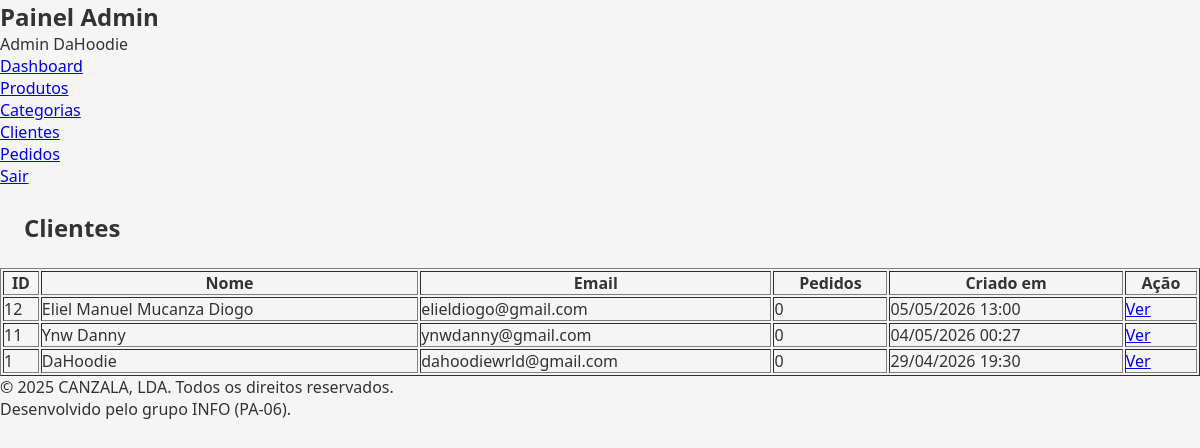
Screenshot of /admin/clientes/listar.php (signed in) with the database file from the repository.
### tables this page shows
CREATE TABLE `usuarios` (
  `id` int(10) UNSIGNED NOT NULL,
  `nome` varchar(100) NOT NULL,
  `email` varchar(150) NOT NULL,
  `senha_hash` varchar(255) NOT NULL,
  `criado_em` timestamp NOT NULL DEFAULT current_timestamp()
);

### admin/clientes/listar.php (the view, shortened to what this page needs)
<?php
require_once __DIR__ . '/../../config/db.php';
try {
    $stmt = $pdo->query("
        SELECT
            u.id,
            u.nome,
            u.email,
            u.criado_em,
            COUNT(p.id) AS total_pedidos
        FROM usuarios u
        LEFT JOIN pedidos p ON p.usuario_id = u.id
        GROUP BY u.id
        ORDER BY u.id DESC
    ");
    $clientes = $stmt->fetchAll(PDO::FETCH_ASSOC);
} catch (PDOException $e) {
    $clientes = [];
}
require_once __DIR__ . '/../../includes/header.php';
require_once __DIR__ . '/../../includes/admin_sidebar.php';
?>
<main>
    <section class="section">
        <h1>Clientes</h1>
        <?php if (empty($clientes)): ?>
            <p>Nenhum cliente encontrado.</p>
        <?php else: ?>
            <table border="1" cellpadding="8" width="100%">
                <thead>
                    <tr>
                        <th>ID</th>
                        <th>Nome</th>
                        <th>Email</th>
                        <th>Pedidos</th>
                        <th>Criado em</th>
                        <th>Ação</th>
                    </tr>
                </thead>
                <tbody>
                    <?php foreach ($clientes as $cliente): ?>
                        <tr>
                            <td><?= (int) $cliente['id'] ?></td>
                            <td><?= htmlspecialchars($cliente['nome']) ?></td>
                            <td><?= htmlspecialchars($cliente['email']) ?></td>
                            <td><?= (int) $cliente['total_pedidos'] ?></td>
                            <td><?= date('d/m/Y H:i', strtotime($cliente['criado_em'])) ?></td>
                            <td>
                                <a href="visualizar.php?id=<?= (int) $cliente['id'] ?>">Ver</a>
                            </td>
                        </tr>
                    <?php endforeach; ?>
                </tbody>
            </table>
        <?php endif; ?>
    </section>
</main>
<?php require_once __DIR__ . '/../../includes/footer.php'; ?>

### assets/css/style.css (style rules this page uses)
* { box-sizing: border-box; margin: 0; padding: 0; }
body { font-family: system-ui, sans-serif; background: #f5f5f5; color: #333; }
h1 { margin: 1.5rem; }

### rows the page displays
usuarios: id "12", nome "Eliel Manuel Mucanza Diogo", email "elieldiogo@gmail.com", total_pedidos "0", criado_em "05/05/2026 13:00"
usuarios: id "11", nome "Ynw Danny", email "ynwdanny@gmail.com", total_pedidos "0", criado_em "04/05/2026 00:27"
usuarios: id "1", nome "DaHoodie", email "dahoodiewrld@gmail.com", total_pedidos "0", criado_em "29/04/2026 19:30"

### other values shown
$_SESSION['admin_nome'] "Admin DaHoodie"
